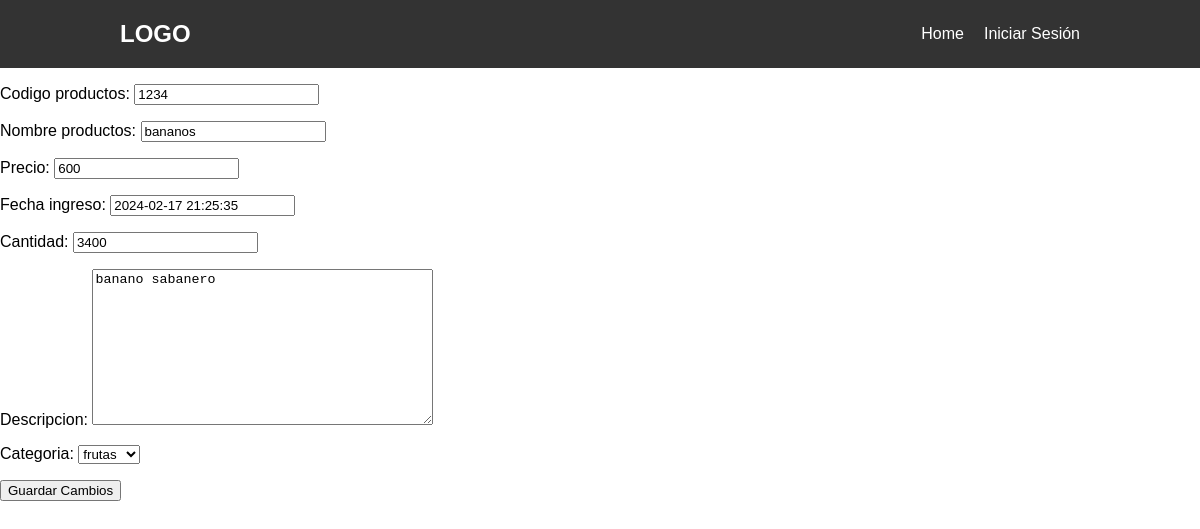
The page /editar_producto/1/ on the database its author committed.
### tasks/models.py (models this page shows, shortened)
class Productos (models.Model):
    codigo_productos = models.CharField(max_length=10, unique=True)
    nombre_productos = models.CharField(max_length=100)
    precio = models.DecimalField(max_digits=10, decimal_places=0)
    fecha_ingreso = models.DateTimeField(default=timezone.now)
    cantidad = models.PositiveIntegerField(null=True)
    descripcion = models.TextField(max_length=50)
    categoria = models.ForeignKey(Categorias,on_delete=models.CASCADE)

### tasks/views.py (the view, shortened to what this page needs)
# urls.py: path('editar_producto/<int:producto_id>/', views.editar_producto, name='editar_producto'),
def editar_producto(request, producto_id):
    if request.method == 'GET':
        producto = get_object_or_404(Productos, pk=producto_id)
        Form = producform(instance=producto)
        return render(request, 'editar_producto.html', {'producto': producto, 'form': Form})

### tasks/forms.py
class producform(ModelForm):
    class Meta:
        model = Productos
        fields = ['codigo_productos', 'nombre_productos', 'precio', 'fecha_ingreso', 'cantidad', 'descripcion', 'categoria']

### tasks/models.py (called while the page is built)
    def __str__(self):
        return self.nombre_categoria

### tasks/templates/editar_producto.html (shortened to what this page needs)
<!DOCTYPE html>
<html>
<head>
    {% extends 'base.html' %}
    {% block content %}
    <form action="" method="POST">
        {{ form.as_p }}
        <button type="submit">Guardar Cambios</button>
    </form>
    {% endblock %}

### rows shown on the page
Productos: codigo_productos "1234", nombre_productos "bananos", precio "600", fecha_ingreso "2024-02-17 21:25:35", cantidad "3400", descripcion "banano sabanero", categoria "frutas"
